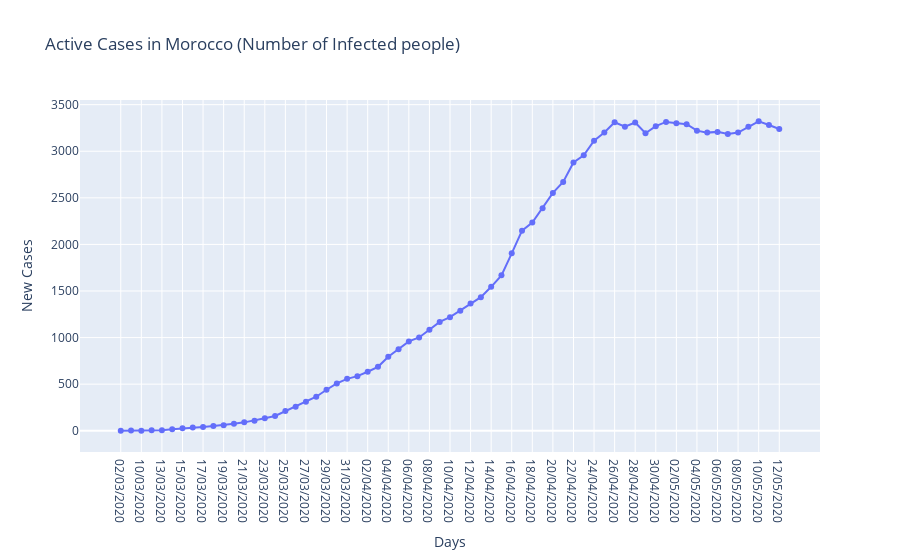

The notebook cell this image was saved under:
### Markdown cell above
## Currently Infected

### Code cell
#hide_input
currently_infected = MA_data['Confirmed']-(MA_data['Recovered'] + MA_data['Deaths'])

fig = go.Figure(data=go.Scatter(x=MA_data['Dates'],y=currently_infected.values,mode='lines+markers'))
fig.update_layout(title='Active Cases in Morocco (Number of Infected people)',
                   xaxis_title='Days',
                   yaxis_title='New Cases')
fig.show()

### Figure 1 — Plotly figure (JSON) as saved in the notebook; plotly's stock layout.template omitted (floating-point values rounded to 4 significant figures)
{"data": [{"mode": "lines+markers", "type": "scatter", "x": ["02/03/2020", "05/03/2020", "10/03/2020", "11/03/2020", "13/03/2020", "14/03/2020", "15/03/2020", "16/03/2020", "17/03/2020", "18/03/2020", "19/03/2020", "20/03/2020", "21/03/2020", "22/03/2020", "23/03/2020", "24/03/2020", "25/03/2020", "26/03/2020", "27/03/2020", "28/03/2020", "29/03/2020", "30/03/2020", "31/03/2020", "01/04/2020", "02/04/2020", "03/04/2020", "04/04/2020", "05/04/2020", "06/04/2020", "07/04/2020", "08/04/2020", "09/04/2020", "10/04/2020", "11/04/2020", "12/04/2020", "13/04/2020", "14/04/2020", "15/04/2020", "16/04/2020", "17/04/2020", "18/04/2020", "19/04/2020", "20/04/2020", "21/04/2020", "22/04/2020", "23/04/2020", "24/04/2020", "25/04/2020", "26/04/2020", "27/04/2020", "28/04/2020", "29/04/2020", "30/04/2020", "01/05/2020", "02/05/2020", "03/05/2020", "04/05/2020", "05/05/2020", "06/05/2020", "07/05/2020", "08/05/2020", "09/05/2020", "10/05/2020", "11/05/2020", "12/05/2020"], "y": [1, 2, 1, 5, 6, 16, 27, 35, 41, 51, 59, 74, 90, 108, 134, 159, 212, 257, 311, 365, 440, 508, 557, 586, 633, 686, 794, 875, 959, 1001, 1085, 1168, 1219, 1289, 1366, 1434, 1545, 1668, 1904, 2148, 2234, 2387, 2553, 2671, 2880, 2957, 3114, 3201, 3311, 3263, 3309, 3193, 3269, 3315, 3300, 3291, 3221, 3200, 3208, 3186, 3201, 3263, 3321, 3282, 3239]}], "layout": {"title": {"text": "Active Cases in Morocco (Number of Infected people)"}, "xaxis": {"title": {"text": "Days"}}, "yaxis": {"title": {"text": "New Cases"}}}}
